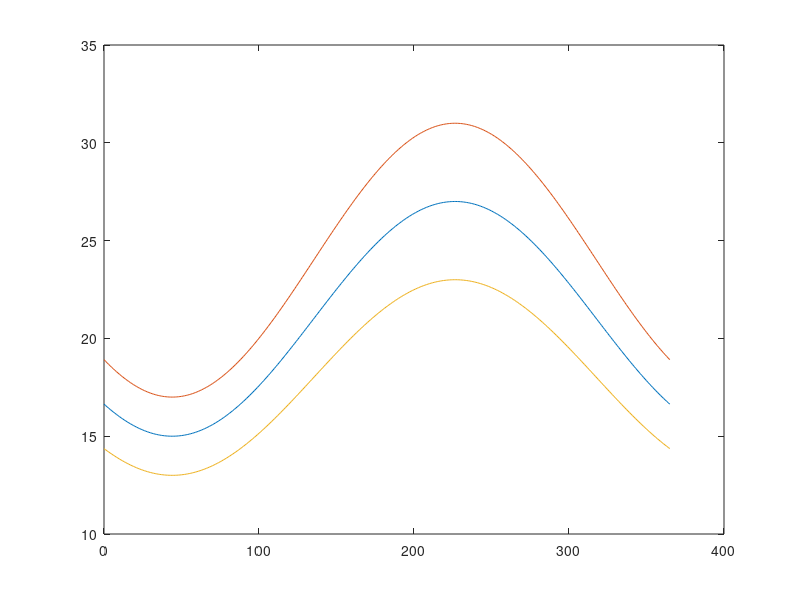

MATLAB code to generate this figure:
w = (2*pi)/365; %makes periodic
theta = -(pi/2+44*w); %shift

t = [0:365];

% average
A = 21 + 6*(sin(w.*t+theta));

%Inner
I = 24 + 7*(sin(w.*t+theta));

%Outer
O = 18 + 5*(sin(w.*t+theta));

plot(t, A, t, I, t, O)
